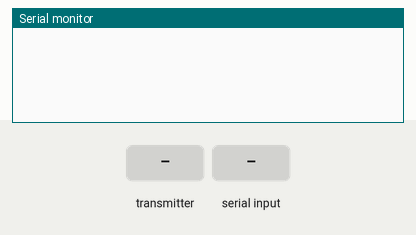
Recording of a program running on a simulated Seeed XIAO ESP32-C3. Shown: the last lines printed to the serial monitor. The test bench sets the inputs (shaded band).

Above: at 4.2 s.
4.3 s: the transmitter starts sending msgType = 0
At 4.61 s:
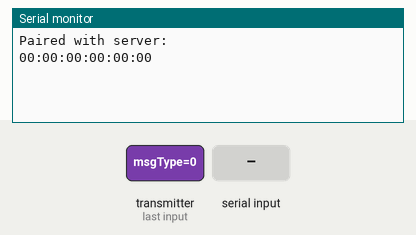
5.8 s: "1\n" received over Serial
At 6.11 s:
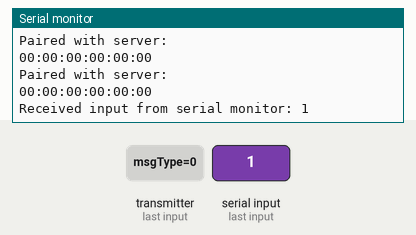

The program:

main.cpp
```cpp
/*
ESPNow auto connection test:
This is the "Client" side code
 */
#include <Arduino.h>
#include <WiFi.h>
#include <esp_wifi.h>
#include <esp_now.h>

enum MsgType : uint8_t{
  PAIRING,
  DATA,
};

struct PairingMessage{
  uint8_t msgType;
  uint8_t id;
  uint8_t macAddr[6];
  uint8_t channel;
};

struct DataMessage{
  uint8_t msgType;
  uint8_t id;
  char myData[100];
};

// Auto pairing params
PairingMessage pairingData;
DataMessage dataMsg;
int chan = 1;  // Must be the same(similar) across server and client
bool paired = false;
uint8_t serverMac[6];
uint8_t clientMac[6];  // This device
uint8_t broadcastMAC[] = {0xFF, 0xFF, 0xFF, 0xFF, 0xFF, 0xFF};
unsigned long lastPairAttempt;

void printMAC(const uint8_t* mac) {
  char buff[18];
  sprintf(buff, "%02X:%02X:%02X:%02X:%02X:%02X",
          mac[0], mac[1], mac[2], mac[3], mac[4], mac[5]);
  Serial.println(buff);
}

bool addPeer(const uint8_t* mac) {
  esp_now_peer_info_t peer = {};
  memcpy(peer.peer_addr, mac, 6);
  peer.channel = chan;
  peer.encrypt = false;
  return esp_now_add_peer(&peer) == ESP_OK;
}

void onRecv(const uint8_t* mac, const uint8_t* data, int len) {
  if (data[0] == PAIRING) {
    memcpy(&pairingData, data, sizeof(PairingMessage));
    Serial.println("Paired with server: "); printMAC(mac);
    memcpy(serverMac, mac, sizeof(serverMac));
    addPeer(serverMac);
    paired = true;
  }
}

void setup() {
  // Init Serial Monitor
  Serial.begin(115200);
  Serial.setTimeout(100);
  delay(3000);

  // Set device as a Wi-Fi Station
  WiFi.mode(WIFI_STA);
  WiFi.macAddress(clientMac);
  esp_wifi_start();
  esp_wifi_set_promiscuous(true);
  esp_wifi_set_channel(chan, WIFI_SECOND_CHAN_NONE);
  esp_wifi_set_promiscuous(false);

  // Init ESP-NOW
  if (esp_now_init() != ESP_OK) {
    Serial.println("Error initializing ESP-NOW");
    return;
  }
  esp_now_register_recv_cb(onRecv);  // Set up callback when data is received
  addPeer(broadcastMAC);

  // Send pairing request
  pairingData.msgType = PAIRING;
  pairingData.id = 1;
  memcpy(pairingData.macAddr, clientMac, sizeof(clientMac));
  pairingData.channel = chan;
  lastPairAttempt = millis();
}

void loop() {
  if (!paired && millis() - lastPairAttempt > 2000) {
    lastPairAttempt = millis();
    Serial.println("Sending a pairing request...");
    esp_now_send(broadcastMAC, (uint8_t*)&pairingData, sizeof(pairingData));
  } else if (Serial.available()) {
    // Read until new line character and store in myData
    int bytesRead = Serial.readBytesUntil('\n', dataMsg.myData, sizeof(dataMsg.myData) - 1);  // Read until newline or buffer size limit
    if (bytesRead > 0) {
      dataMsg.myData[bytesRead] = '\0';  // Null-terminate the string
      Serial.print("Received input from serial monitor: ");
      Serial.println(dataMsg.myData);  // Print received data
    }
    // Send to receiver's mac address
    dataMsg.msgType = DATA;
    dataMsg.id = 1;
    esp_err_t result = esp_now_send(serverMac, (uint8_t*)&dataMsg, sizeof(dataMsg));
  }
  delay(10);
}
```

Measured:
- after the input at 4.3 s, the serial monitor: prints a new line at once (image 1)
- after the input at 5.8 s, the serial monitor: prints a new line at once (image 2)
